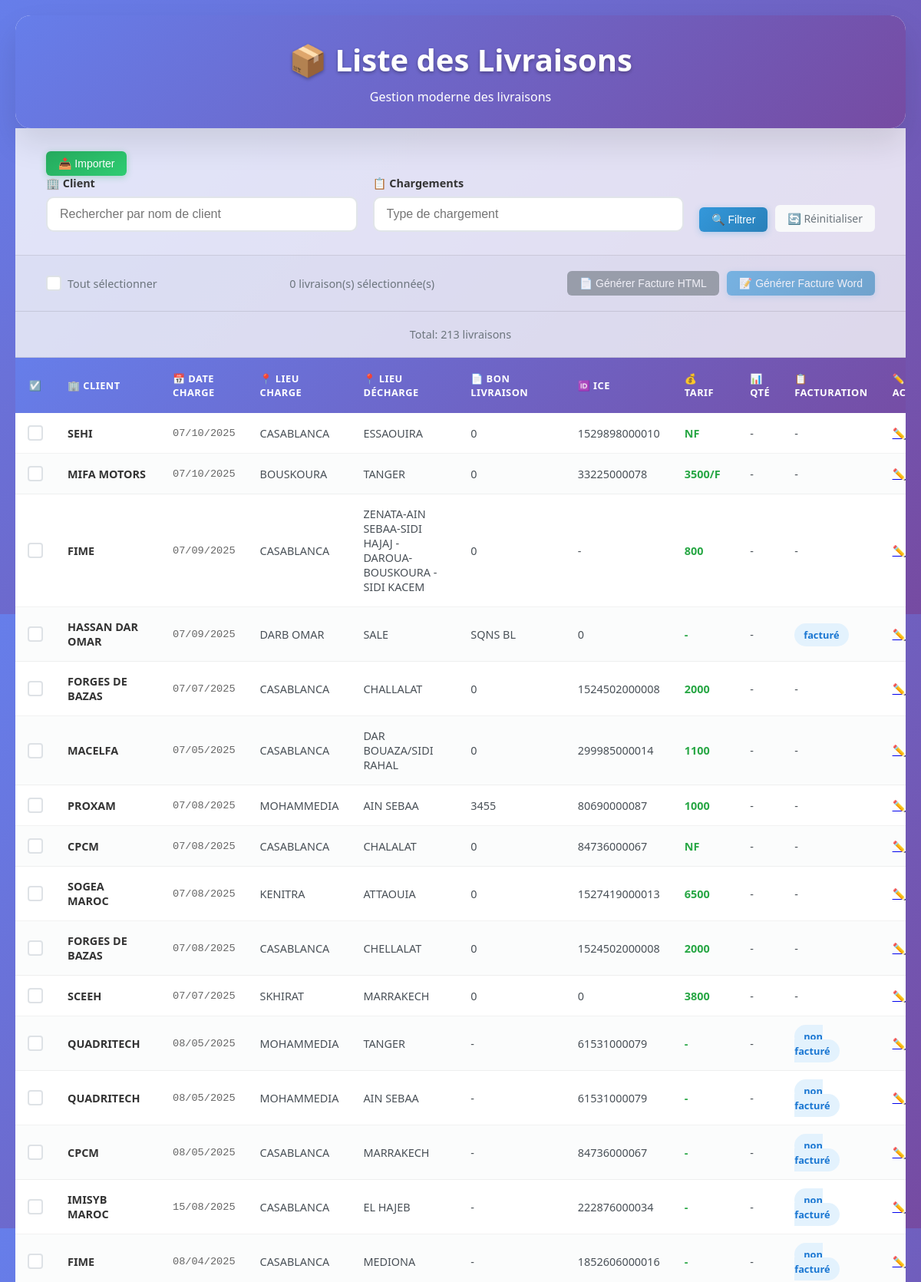
The page / (upper part) on the database its author committed.
### importer/models.py (models this page shows, shortened)
class Livraison(models.Model):
    timestamp = models.DateTimeField(unique=True)
    nom_chauffeur = models.CharField(max_length=255,null=True, blank=True)
    client = models.CharField(max_length=255,null=True, blank=True)
    chargements = models.CharField(max_length=255,null=True, blank=True)
    date_chargement = models.DateField(null=True, blank=True)
    dechargement = models.CharField(max_length=255,null=True, blank=True)
    bon_livraison = models.CharField(max_length=255,null=True, blank=True)
    tarif = models.CharField(max_length=255,null=True, blank=True)
    deplacement = models.DecimalField(max_digits=10, decimal_places=2,null=True, blank=True)
    avance = models.DecimalField(max_digits=10, decimal_places=2,null=True, blank=True)
    charge_variable = models.DecimalField(max_digits=10, decimal_places=2,null=True, blank=True)
    prix_cv = models.DecimalField(max_digits=10, decimal_places=2,null=True, blank=True)
    operateur = models.CharField(max_length=255,null=True, blank=True)
    commercial = models.CharField(max_length=255,null=True, blank=True)
    ice = models.CharField(max_length=255,null=True, blank=True)
    qte = models.PositiveIntegerField(null=True, blank=True)
    nom_destinataire = models.CharField(max_length=255,null=True, blank=True)
    facturation = models.CharField(max_length=100,null=True, blank=True)

### importer/views.py (the view, shortened to what this page needs)
# urls.py: path("", livraison_list, name="livraison_list"),
def livraison_list(request):
    client_filter = request.GET.get('client', '')
    chargements_filter = request.GET.get('chargements', '')
    livraisons = Livraison.objects.order_by('-timestamp')
    if client_filter:
        livraisons = livraisons.filter(client__icontains=client_filter)
    if chargements_filter:
        livraisons = livraisons.filter(chargements__icontains=chargements_filter)
    context = {
        'livraisons': livraisons,
        'client_filter': client_filter,
        'chargements_filter': chargements_filter,
    }
    return render(request, 'livraison_list.html', context)

### importer/templates/livraison_list.html (shortened to what this page needs)
<!DOCTYPE html>
<html lang="fr">
<head>
</head>
<body>
    <div class="container animate-fade-in">
        <div class="header">
            <h1>📦 Liste des Livraisons</h1>
            <p>Gestion moderne des livraisons</p>
        </div>
    </div>
        <div class="filter-section">
            <form method="post" style="display: inline;">
                <button type="submit" class="btn btn-success">📥 Importer</button>
            </form>
            <form method="get" class="filter-form">
                <div class="form-group">
                    <label for="client">🏢 Client</label>
                    <input type="text"
                           id="client"
                           name="client"
                           value="{{ client_filter }}"
                           placeholder="Rechercher par nom de client">
                </div>
                <div class="form-group">
                    <label for="chargements">📋 Chargements</label>
                    <input type="text"
                           id="chargements"
                           name="chargements"
                           value="{{ chargements_filter }}"
                           placeholder="Type de chargement">
                </div>
                <div class="button-group">
                    <button type="submit" class="btn btn-primary">🔍 Filtrer</button>
                    <a href="{% url 'livraison_list' %}" class="btn btn-secondary">🔄 Réinitialiser</a>
                </div>
            </form>
        </div>
        <div class="selection-controls">
            <div class="select-all-wrapper">
                <div class="custom-checkbox" id="selectAllCheckbox" onclick="toggleSelectAll()"></div>
                <span>Tout sélectionner</span>
            </div>
            <div class="selection-info">
                <span id="selectionCount">0</span> livraison(s) sélectionnée(s)
            </div>
            <div class="selection-actions">
                <button type="button" class="btn btn-success" id="generateInvoiceBtn" onclick="generateInvoice()" disabled>
                    📄 Générer Facture HTML
                </button>
                <button type="button" class="btn btn-primary" id="generateWordInvoiceBtn" onclick="generateWordInvoice()" disabled>
                    📝 Générer Facture Word
                </button>
            </div>
        </div>
        <div class="stats-bar">
            <span>Total: {{ livraisons|length }} livraison{{ livraisons|length|pluralize }}</span>
        </div>
        <div class="table-container">
            <div class="table-wrapper">
                <form id="invoiceForm" method="post" action="{% url 'generate_invoice' %}">
                    <table>
                        <thead>
                            <tr>
                                <th>☑️</th>
                                <th>🏢 Client</th>
                                <th>📅 Date Charge</th>
                                <th>📍 Lieu Charge</th>
                                <th>📍 Lieu Décharge</th>
                                <th>📄 Bon Livraison</th>
                                <th>🆔 ICE</th>
                                <th>💰 Tarif</th>
                                <th>📊 Qté</th>
                                <th>📋 Facturation</th>
                                <th>✏️ Actions</th>
                            </tr>
                        </thead>
                        <tbody>
                            {% for livraison in livraisons %}
                                <tr id="row-{{ livraison.pk }}">
                                    <td>
                                        <div class="checkbox-wrapper">
                                            <div class="custom-checkbox row-checkbox"
                                                 data-id="{{ livraison.pk }}">
                                            </div>
                                        </div>
                                    </td>
                                    <td class="client-name">{{ livraison.client|default:"-" }}</td>
                                    <td class="date-cell">{{ livraison.date_chargement|date:"d/m/Y"|default:"-" }}</td>
                                    <td>{{ livraison.chargements|default:"-" }}</td>
                                    <td>{{ livraison.dechargement|default:"-" }}</td>
                                    <td>{{ livraison.bon_livraison|default:"-" }}</td>
                                    <td>{{ livraison.ice|default:"-" }}</td>
                                    <td class="tarif-cell">{{ livraison.tarif|default:"-" }}</td>
                                    <td>{{ livraison.qte|default:"-" }}</td>
                                    <td>
                                        {% if livraison.facturation %}
                                            <span class="status-badge">{{ livraison.facturation }}</span>
                                        {% else %}
                                            <span>-</span>
                                        {% endif %}
                                    </td>
                                    <td>
                                        <a href="{% url 'edit_livraison' livraison.pk %}">✏️ Edit</a>
                                    </td>
                                </tr>
                            {% empty %}
                                <tr>
                                    <td colspan="11" class="no-data">
                                        Aucune livraison trouvée pour les critères sélectionnés.
                                    </td>
                                </tr>
                            {% endfor %}
                        </tbody>
                    </table>
                </form>
            </div>
        </div>
</body>
</html>

### importer/templates/livraison_list.html (style rules this page uses)
* { margin: 0; padding: 0; box-sizing: border-box; }
body { font-family: 'Segoe UI', Tahoma, Geneva, Verdana, sans-serif; background: linear-gradient(135deg, #667eea 0%, #764ba2 100%); min-height: 100vh; padding: 20px; }
.container { max-width: 1400px; margin: 0 auto; background: rgba(255, 255, 255, 0.95); backdrop-filter: blur(10px); border-radius: 20px; box-shadow: 0 20px 40px rgba(0, 0, 0, 0.1); overflow: hidden; }
.header { background: linear-gradient(135deg, #667eea 0%, #764ba2 100%); color: white; padding: 30px 40px; text-align: center; }
.header h1 { font-size: 2.5rem; font-weight: 700; margin-bottom: 10px; text-shadow: 0 2px 4px rgba(0, 0, 0, 0.3); }
.filter-section { padding: 30px 40px; background: rgba(255, 255, 255, 0.8); border-bottom: 1px solid rgba(0, 0, 0, 0.1); }
.filter-form { display: flex; gap: 20px; align-items: end; flex-wrap: wrap; }
.form-group { flex: 1; min-width: 200px; }
.form-group label { display: block; margin-bottom: 8px; font-weight: 600; color: #333; font-size: 0.9rem; }
.form-group input { width: 100%; padding: 12px 16px; border: 2px solid #e1e5e9; border-radius: 10px; font-size: 1rem; transition: all 0.3s ease; background: white; }
.button-group { display: flex; gap: 10px; align-items: end; }
.btn { padding: 12px 24px; border: none; border-radius: 10px; font-size: 1rem; font-weight: 600; cursor: pointer; transition: all 0.3s ease; text-decoration: none; display: inline-block; text-align: center; }
.btn-primary { background: linear-gradient(135deg, #667eea 0%, #764ba2 100%); color: white; }
.btn-secondary { background: #f8f9fa; color: #6c757d; border: 2px solid #dee2e6; }
.btn-success { background: linear-gradient(135deg, #28a745 0%, #20c997 100%); color: white; }
.btn-success:disabled { background: #6c757d; cursor: not-allowed; transform: none; box-shadow: none; }
.selection-controls { padding: 20px 40px; background: rgba(248, 249, 250, 0.8); border-bottom: 1px solid rgba(0, 0, 0, 0.1); display: flex; justify-content: space-between; align-items: center; gap: 20px; }
.selection-info { font-size: 0.9rem; color: #6c757d; }
.selection-actions { display: flex; gap: 10px; align-items: center; }
.table-container { padding: 0; overflow-x: auto; }
.table-wrapper { background: white; border-radius: 0 0 20px 20px; overflow: hidden; }
table { width: 100%; border-collapse: collapse; font-size: 0.9rem; }
thead { background: linear-gradient(135deg, #667eea 0%, #764ba2 100%); color: white; }
th { padding: 18px 16px; text-align: left; font-weight: 600; text-transform: uppercase; letter-spacing: 0.5px; font-size: 0.8rem; }
th:first-child { width: 50px; text-align: center; }
tbody tr { transition: all 0.3s ease; border-bottom: 1px solid rgba(0, 0, 0, 0.05); }
tbody tr:nth-child(even) { background: rgba(248, 249, 250, 0.5); }
td { padding: 16px; vertical-align: middle; color: #495057; }
td:first-child { text-align: center; width: 50px; }
.checkbox-wrapper { display: flex; justify-content: center; align-items: center; }
.custom-checkbox { width: 20px; height: 20px; border: 2px solid #dee2e6; border-radius: 4px; cursor: pointer; transition: all 0.3s ease; display: flex; align-items: center; justify-content: center; background: white; }
.status-badge { padding: 6px 12px; border-radius: 20px; font-size: 0.8rem; font-weight: 600; background: #e3f2fd; color: #1976d2; }
.client-name { font-weight: 600; color: #333; }
.date-cell { font-family: 'Courier New', monospace; font-size: 0.85rem; color: #666; }
.tarif-cell { font-weight: 600; color: #28a745; }
.stats-bar { padding: 20px 40px; background: rgba(248, 249, 250, 0.8); border-bottom: 1px solid rgba(0, 0, 0, 0.1); text-align: center; color: #6c757d; font-size: 0.9rem; }
.animate-fade-in { animation: fadeIn 0.5s ease-in; }
.select-all-wrapper { display: flex; align-items: center; gap: 8px; font-size: 0.9rem; color: #6c757d; }
.btn { padding: 8px 16px; border: none; border-radius: 6px; font-size: 14px; font-weight: 500; cursor: pointer; transition: all 0.3s ease; text-decoration: none; display: inline-flex; align-items: center; gap: 6px; }
.btn:disabled { opacity: 0.6; cursor: not-allowed; transform: none !important; }
.btn-success { background: linear-gradient(135deg, #27ae60 0%, #2ecc71 100%); color: white; box-shadow: 0 2px 8px rgba(39, 174, 96, 0.3); }
.btn-primary { background: linear-gradient(135deg, #3498db 0%, #2980b9 100%); color: white; box-shadow: 0 2px 8px rgba(52, 152, 219, 0.3); }

### rows shown on the page
Livraison: client "SEHI", date_chargement "07/10/2025", chargements "CASABLANCA", dechargement "ESSAOUIRA", bon_livraison "0", ice "1529898000010", tarif "NF", qte "-"
Livraison: client "MIFA MOTORS", date_chargement "07/10/2025", chargements "BOUSKOURA", dechargement "TANGER", bon_livraison "0", ice "33225000078", tarif "3500/F", qte "-"
Livraison: client "FIME", date_chargement "07/09/2025", chargements "CASABLANCA", dechargement "ZENATA-AIN SEBAA-SIDI HAJAJ -DAROUA-BOUSKOURA -SIDI KACEM", bon_livraison "0", ice "-", tarif "800", qte "-"
Livraison: client "HASSAN DAR OMAR", date_chargement "07/09/2025", chargements "DARB OMAR", dechargement "SALE", bon_livraison "SQNS BL", ice "0", tarif "-", qte "-", facturation "facturé"
Livraison: client "FORGES DE BAZAS", date_chargement "07/07/2025", chargements "CASABLANCA", dechargement "CHALLALAT", bon_livraison "0", ice "1524502000008", tarif "2000", qte "-"
Livraison: client "MACELFA", date_chargement "07/05/2025", chargements "CASABLANCA", dechargement "DAR BOUAZA/SIDI RAHAL", bon_livraison "0", ice "299985000014", tarif "1100", qte "-"
Livraison: client "PROXAM", date_chargement "07/08/2025", chargements "MOHAMMEDIA", dechargement "AIN SEBAA", bon_livraison "3455", ice "80690000087", tarif "1000", qte "-"
Livraison: client "CPCM", date_chargement "07/08/2025", chargements "CASABLANCA", dechargement "CHALALAT", bon_livraison "0", ice "84736000067", tarif "NF", qte "-"
Livraison: client "SOGEA MAROC", date_chargement "07/08/2025", chargements "KENITRA", dechargement "ATTAOUIA", bon_livraison "0", ice "1527419000013", tarif "6500", qte "-"
Livraison: client "FORGES DE BAZAS", date_chargement "07/08/2025", chargements "CASABLANCA", dechargement "CHELLALAT", bon_livraison "0", ice "1524502000008", tarif "2000", qte "-"
Livraison: client "SCEEH", date_chargement "07/07/2025", chargements "SKHIRAT", dechargement "MARRAKECH", bon_livraison "0", ice "0", tarif "3800", qte "-"
Livraison: client "QUADRITECH", date_chargement "08/05/2025", chargements "MOHAMMEDIA", dechargement "TANGER", bon_livraison "-", ice "61531000079", tarif "-", qte "-", facturation "non facturé"
Livraison: client "QUADRITECH", date_chargement "08/05/2025", chargements "MOHAMMEDIA", dechargement "AIN SEBAA", bon_livraison "-", ice "61531000079", tarif "-", qte "-", facturation "non facturé"
Livraison: client "CPCM", date_chargement "08/05/2025", chargements "CASABLANCA", dechargement "MARRAKECH", bon_livraison "-", ice "84736000067", tarif "-", qte "-", facturation "non facturé"
Livraison: client "IMISYB MAROC", date_chargement "15/08/2025", chargements "CASABLANCA", dechargement "EL HAJEB", bon_livraison "-", ice "222876000034", tarif "-", qte "-", facturation "non facturé"
Livraison: client "FIME", date_chargement "08/04/2025", chargements "CASABLANCA", dechargement "MEDIONA", bon_livraison "-", ice "1852606000016", tarif "-", qte "-", facturation "non facturé"

### other values the page prints
{{ livraisons|length }} "213"
